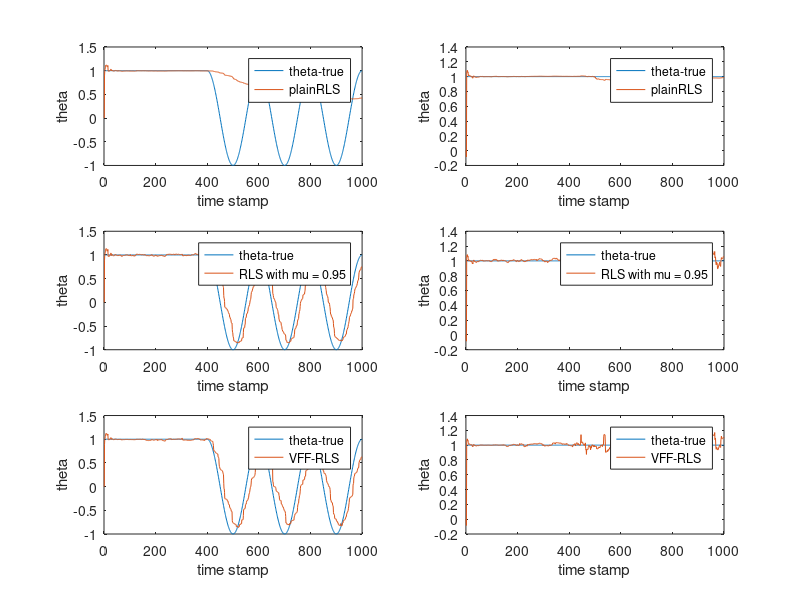
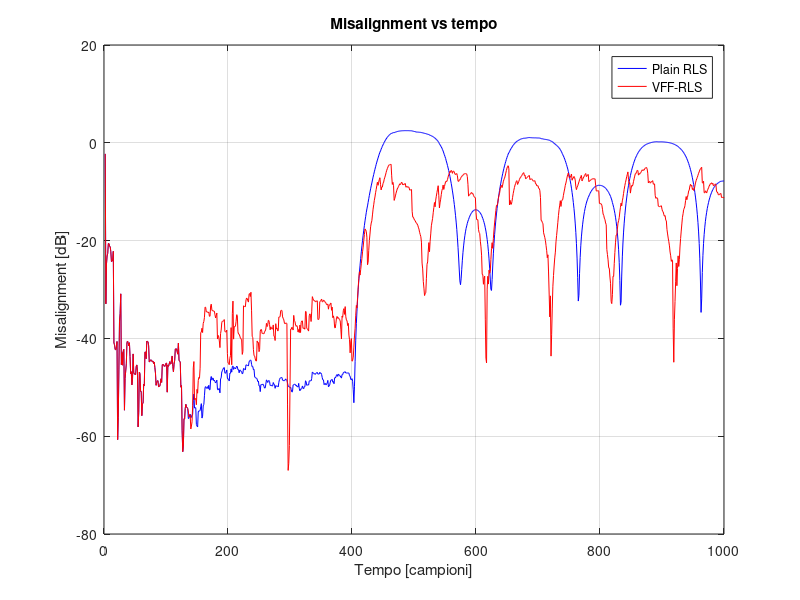

MATLAB code to generate these figures, in order: (Note: this script raises an error after producing the figures.)
clc
clearvars
close all

rng('default')

% Simulation parameters

N = 1000;   % NUmber of data 
L = 2;      % Number of coefficients of the system

% True system to be estimated
theta1_true = ones(N,1);    

for i = 401:N
    theta1_true(i) = sin(0.01*pi*i + pi/2);
end

theta2_true = ones(N,1);

sigma_u = 10;
u1 = sigma_u*randn(N,1);    
u2 = sigma_u*randn(N,1);
u = [u1 u2];
sigma_v = 1;
v = sigma_v*randn(N,1);        

y_noiseless = theta1_true.*u1 + theta2_true.*u2;
y = theta1_true.*u1 + theta2_true.*u2 + v;  % 'Unknown' system output

% Four estimation methods are compared: 
% plain RLS (lambda = 1), 
% RLS with constand Forgetting Factor (lambda = 0.95)
% GVFF RLS
% Variable Forgetting Factor RLS 

% Plain RLS (form 3) 
P = 10^6*eye(L);
theta_rls = zeros(N,L)';

for i = L:N
    b = 1 + u(i,:)*P*u(i,:)';
    P = P - (1/b)*P*u(i,:)'*u(i,:)*P;
    K = P*u(i,:)';
    e = y(i) - u(i,:)*theta_rls(:,i-1);
    theta_rls(:,i) = theta_rls(:,i-1) + K*e;
end

theta_rls = theta_rls';

% RLS with constant forgetting factor (lambda = 0.95)

P = 10^6*eye(L);
theta_crls = zeros(N,L)';
lambda = .95;
for i = L:N
    b = lambda + u(i,:)*P*u(i,:)';
    P = (1/lambda)*(P - (1/b)*P*u(i,:)'*u(i,:)*P);
    K = P*u(i,:)';
    e = y(i) - u(i,:)*theta_crls(:,i-1);
    theta_crls(:,i) = theta_crls(:,i-1) + K*e;
end

theta_crls = theta_crls';


% GVFF
%___________________



% Variable Forgetting Factor RLS 

P = 10^6*eye(L);
theta_vff = zeros(N,L)';
lambda_max = 0.999999;                 % Maximum forgetting factor
gamma = 1.5;                           % lamba(n) = lambda_max when sigma_e(n) <= gamma*sigma_v(n)
xi = 10^-8;                            % Small constant to avoid division per zero in forgetting factor updates

K_alpha = 2;
K_beta = 5*K_alpha;
alpha = 1 - 1/(K_alpha*L);
beta = 1 - 1/(K_beta*L);

% Initialization of standard deviations
q = u(2,:) * P *u(2,:)';               
sigma_q = sqrt(var(q));                % prediction error associated with the input u(n)
sigma_e = sqrt(mean(y_noiseless.^2));  % power of the a priori error signal

lambda_n = ones(N, 1) * lambda_max;    % Variable Forgetting Factor initialization

for i = L:N
    e = y(i) - u(i,:)*theta_vff(:,i-1);                            % A priori error
    K = (P * u(i,:)') / (lambda_n(i-1) + u(i,:) * P * u(i,:)');    % Kalman gain vector
    theta_vff(:,i) = theta_vff(:,i-1) + K*e;
    q_n = u(i,:) * P *u(i,:)';
    P = (1/lambda_n(i))*(P - K*u(i,:)*P);

    % Update forgetting factor
    sigma2_e = alpha*sigma_e^2 + (1-alpha)*e^2;
    sigma_e = sqrt(sigma2_e);
    sigma2_q = alpha*sigma_q^2 + (1-alpha)*q_n^2;
    sigma_q = sqrt(sigma2_q);
    
    sigma2_v = beta*sigma_v^2 + (1-beta)*e^2;
    sigma_v = sqrt(sigma2_v);

    lambda_n(i) = min((sigma_q*sigma_v)/(xi + abs(sigma_e - sigma_v)), lambda_max);
end

theta_vff = theta_vff';


% Plot results
figure
title('Plain RLS vs. VFF-RLS')
t = 1:N;    % temporal line for plot

subplot(3,2,1)
plot(t,theta1_true)
hold on 
plot(t, theta_rls(:,1))
xlabel('time stamp')
ylabel('theta')
legend('theta-true', 'plainRLS')

subplot(3,2,2)
plot(t,theta2_true)
hold on 
plot(t, theta_rls(:,2))
xlabel('time stamp')
ylabel('theta')
legend('theta-true', 'plainRLS')

subplot(3,2,3)
plot(t,theta1_true)
hold on 
plot(t, theta_crls(:,1))
xlabel('time stamp')
ylabel('theta')
legend('theta-true', 'RLS with mu = 0.95')

subplot(3,2,4)
plot(t,theta2_true)
hold on 
plot(t, theta_crls(:,2))
xlabel('time stamp')
ylabel('theta')
legend('theta-true', 'RLS with mu = 0.95')

subplot(3,2,5)
plot(t,theta1_true)
hold on 
plot(t, theta_vff(:,1))
xlabel('time stamp')
ylabel('theta')
legend('theta-true', 'VFF-RLS')

subplot(3,2,6)
plot(t,theta2_true)
hold on 
plot(t, theta_vff(:,2))
xlabel('time stamp')
ylabel('theta')
legend('theta-true', 'VFF-RLS')

% Evaluation metrics
% --- MSE ---
mse_theta1_rls = mean((theta_rls(:,1) - theta1_true).^2);
mse_theta1_vff = mean((theta_vff(:,1) - theta1_true).^2);

mse_theta2_rls = mean((theta_rls(:,2) - theta2_true).^2);
mse_theta2_vff = mean((theta_vff(:,2) - theta2_true).^2);

% --- Estimation variance ---
var_theta1_rls = var(theta_rls(:,1));
var_theta1_vff = var(theta_vff(:,1));

var_theta2_rls = var(theta_rls(:,2));
var_theta2_vff = var(theta_vff(:,2));


% % --- Settling time after t = 400 ---
% t_start = 400;
% eps = 0.05;  % Error treshold
% 
% % RLS settling time
% theta1_rls = theta_rls(:,1);
% settle1_rls = find(abs(theta1_rls(t_start:end) - theta1_true(t_start:end)) < eps, 1);
% if ~isempty(settle1_rls)
%     settling_time_rls1 = settle1_rls; % steps after t=400
% else
%     settling_time_rls1 = NaN;
% end
% 
% theta2_rls = theta_rls(:,2);
% settle2_rls = find(abs(theta2_rls(t_start:end) - theta2_true(t_start:end)) < eps, 1);
% if ~isempty(settle2_rls)
%     settling_time_rls2 = settle2_rls; % steps after t=400
% else
%     settling_time_rls2 = NaN;
% end
% 
% % VFF-RLS settling time
% theta1_vff = theta_vff(:,1);
% settle1_vff = find(abs(theta1_vff(t_start:end) - theta1_true(t_start:end)) < eps, 1);
% if ~isempty(settle1_vff)
%     settling_time_vff1 = settle1_vff;
% else
%     settling_time_vff1 = NaN;
% end
% 
% theta2_vff = theta_vff(:,2);
% settle2_vff = find(abs(theta2_vff(t_start:end) - theta2_true(t_start:end)) < eps, 1);
% if ~isempty(settle2_vff)
%     settling_time_vff2 = settle2_vff;
% else
%     settling_time_vff2 = NaN;
% end

% --- Misalignment (tempo per tempo) ---
misalign_rls = zeros(N,1);
misalign_vff = zeros(N,1);

for i = L:N
    theta_true = [theta1_true(i), theta2_true(i)];
    misalign_rls(i) = 10*log10(norm(theta_rls(i,:) - theta_true)^2 / norm(theta_true)^2);
    misalign_vff(i) = 10*log10(norm(theta_vff(i,:) - theta_true)^2 / norm(theta_true)^2);
end

% --- Plot del misalignment ---
figure;
plot(L:N, misalign_rls(L:N), 'b', 'DisplayName', 'Plain RLS');
hold on;
plot(L:N, misalign_vff(L:N), 'r', 'DisplayName', 'VFF-RLS');
xlabel('Tempo [campioni]');
ylabel('Misalignment [dB]');
legend;
title('Misalignment vs tempo');
grid on;

% Misalignment medio (media temporale)
avg_misalign_rls = mean(misalign_rls(L:N));  % Ignora primi L-1
avg_misalign_vff = mean(misalign_vff(L:N));


% --- Print results ---
fprintf('--- Quantitative Comparison ---\n');
fprintf('Mean Square Error θ1 | RLS: %.4f    | VFF-RLS: %.4f\n', mse_theta1_rls, mse_theta1_vff);
fprintf('Mean Square Error θ2 | RLS: %.4f    | VFF-RLS: %.4f\n', mse_theta2_rls, mse_theta2_vff);
fprintf('Variance θ1          | RLS: %.4f    | VFF-RLS: %.4f\n', var_theta1_rls, var_theta1_vff);
fprintf('Variance θ2          | RLS: %.4f    | VFF-RLS: %.4f\n', var_theta2_rls, var_theta2_vff);
fprintf('Avg Misalignment(dB) | RLS: %.2f dB | VFF-RLS: %.2f dB\n', avg_misalign_rls, avg_misalign_vff);
% fprintf('Settling Time (θ1 after t=400)\n');
% fprintf('          RLS: %d steps\n', settling_time_rls1);
% fprintf('      VFF-RLS: %d steps\n', settling_time_vff1);
% fprintf('Settling Time (θ2)\n');
% fprintf('          RLS: %d steps\n', settling_time_rls2);
% fprintf('      VFF-RLS: %d steps\n', settling_time_vff2);



% Table creation
algorithms = {'RLS'; 'VFF-RLS'};
MSE_theta1 = [mse_theta1_rls; mse_theta1_vff];
MSE_theta2 = [mse_theta2_rls; mse_theta2_vff];
Variance_theta1 = [var_theta1_rls; var_theta1_vff];
Variance_theta2 = [var_theta2_rls; var_theta2_vff];
Misalignment_dB = [avg_misalign_rls; avg_misalign_vff];
% SettlingTime_theta1 = [settling_time_rls1; settling_time_vff1];
% SettlingTime_theta2 = [settling_time_rls2; settling_time_vff2];
T = table(MSE_theta1, MSE_theta2, Variance_theta1, Variance_theta2, Misalignment_dB, ...
          'RowNames', algorithms);
T = rows2vars(T);
writetable(T, 'comparison_results.csv', 'WriteRowNames', true);


